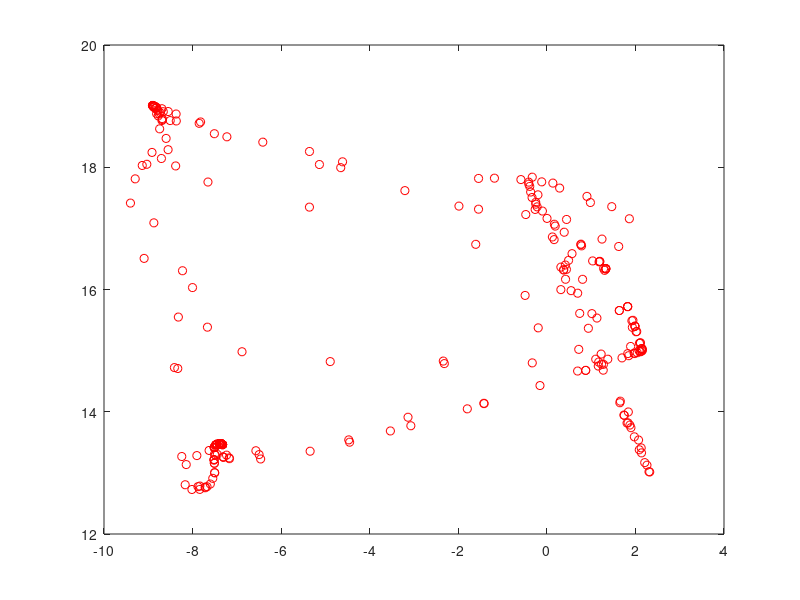

Reproduce this figure in MATLAB. (Note: this script raises an error after producing the figure.)
%make pca for the w of nueron
clc;
clear all;
load('w.mat');
retain_dimensions = 2;
[U,S,V] = svd(cov(w));
reduced_w = w*U(:,1:retain_dimensions);
% [reduced_nor_w,PS_w]=mapminmax(reduced_w);

for i=1:size(reduced_w,1)
    plot(reduced_w(i,1),reduced_w(i,2),'ro');
    hold on;
end
%make pca for the EEG data
load('hw4-EEG.mat');
retain_dimensions = 2;
[U,S,V] = svd(cov(EEG_X));
reduced_EEG_X = EEG_X*U(:,1:retain_dimensions);
figure;
for i=1:size(reduced_EEG_X,1);
    plot(reduced_EEG_X(i,1),reduced_EEG_X(i,2),'bo');
    hold on;
end